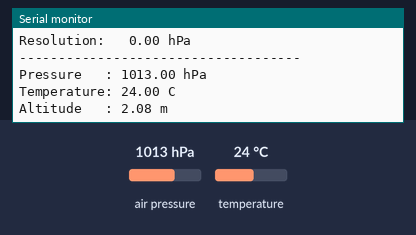
A sketch run on a simulated ATtiny85, built with avr-gcc and run on an emulated ATtiny85. Parts: the last lines printed to the serial monitor. Inputs (shaded band) come from the test bench; at power-on: air pressure 1013 hPa, temperature 24 °C.

Above: at 6.9 s.
7.0 s: air pressure set to 952 hPa
At 11.6 s:
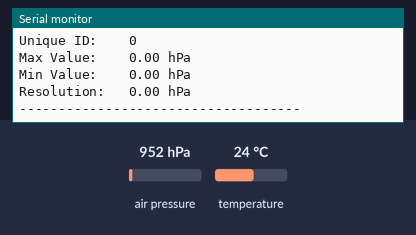
13.4 s: temperature set to 12 °C
At 17.7 s:
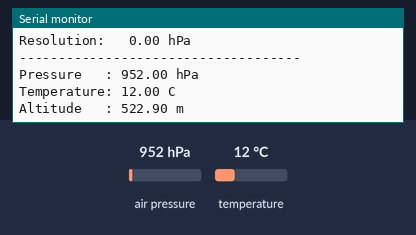
19.8 s: air pressure set to 975 hPa
At 24.1 s:
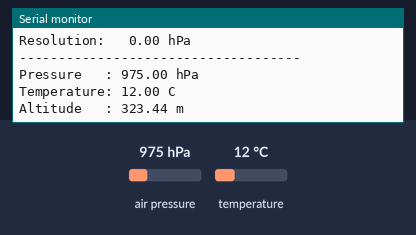
Timing chart, 0 to 25.6 s (numbered marks = the images above; inputs shaded):
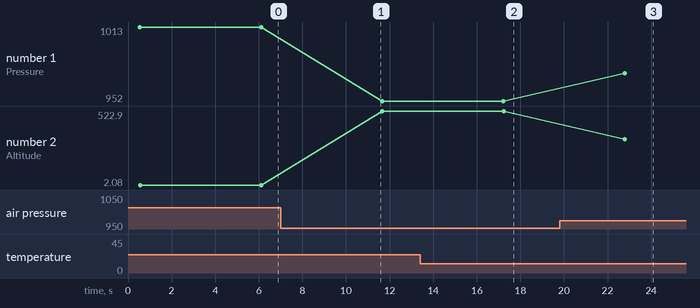

The sketch:

SDL_Arduino_BMP180_Test.ino
```cpp
#include "Adafruit_Sensor.h"
#include "Adafruit_BMP085_U.h"

Adafruit_BMP085_Unified bmp = Adafruit_BMP085_Unified(10085);

/**************************************************************************/
/*
    Displays some basic information on this sensor from the unified
    sensor API sensor_t type (see Adafruit_Sensor for more information)
*/
/**************************************************************************/
void displayBMP180SensorDetails(void)
{
  sensor_t sensor;
  bmp.getSensor(&sensor);
  Serial.println("------------------------------------");
  Serial.print  ("Sensor:       "); Serial.println(sensor.name);
  Serial.print  ("Driver Ver:   "); Serial.println(sensor.version);
  Serial.print  ("Unique ID:    "); Serial.println(sensor.sensor_id);
  Serial.print  ("Max Value:    "); Serial.print(sensor.max_value); Serial.println(" hPa");
  Serial.print  ("Min Value:    "); Serial.print(sensor.min_value); Serial.println(" hPa");
  Serial.print  ("Resolution:   "); Serial.print(sensor.resolution); Serial.println(" hPa");
  Serial.println("------------------------------------");
  Serial.println("");
  delay(500);
}

void setup()
{
  Serial.begin(57600);
  bmp.begin();
}

void loop()
{
  displayBMP180SensorDetails();
  sensors_event_t event;
  float BMP180_Pressure;    // hPa
  float BMP180_Temperature; // C
  float BMP180_Altitude;    // m
  bmp.getEvent(&event);
  if (event.pressure)
  {
    BMP180_Pressure = event.pressure;
    float temperature;
    bmp.getTemperature(&temperature); //Using a local variable so we can keep old value and check.
    BMP180_Temperature = temperature;
    float seaLevelPressure = SENSORS_PRESSURE_SEALEVELHPA;
    BMP180_Altitude = bmp.pressureToAltitude(seaLevelPressure, BMP180_Pressure);
  }

  Serial.print("Pressure   : "); Serial.print(BMP180_Pressure); Serial.println(" hPa");
  Serial.print("Temperature: "); Serial.print(BMP180_Temperature); Serial.println(" C");
  Serial.print("Altitude   : "); Serial.print(BMP180_Altitude); Serial.println(" m");


  delay(5000);
}
```

Measured:
- after the input at 13.4 s, the serial monitor: prints a new line after 3.8 s (image 2)
- after the input at 19.8 s, the serial monitor: prints a new line after 3.0 s (image 3)
- plotted number 1: 1013 → 952 after the input at 7.0 s, 952 → 975 after the input at 19.8 s
- plotted number 2: 2.08 → 522.9 after the input at 7.0 s, 522.9 → 323.44 after the input at 19.8 s
